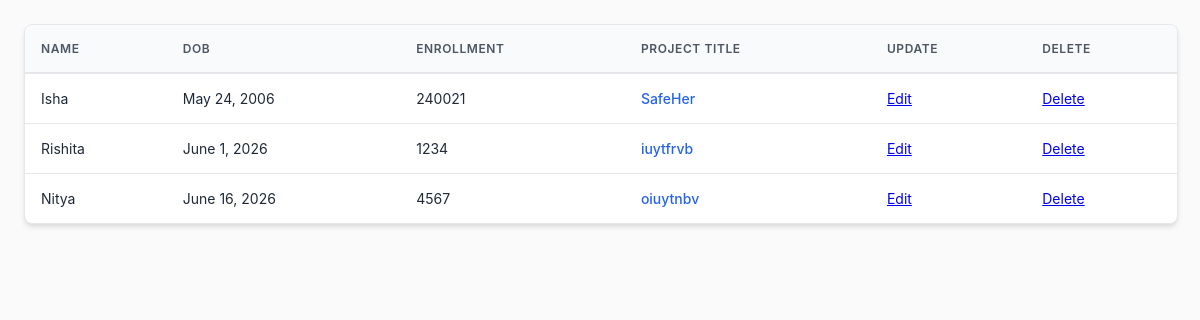
/display, run on an earlier commit of the app's database.
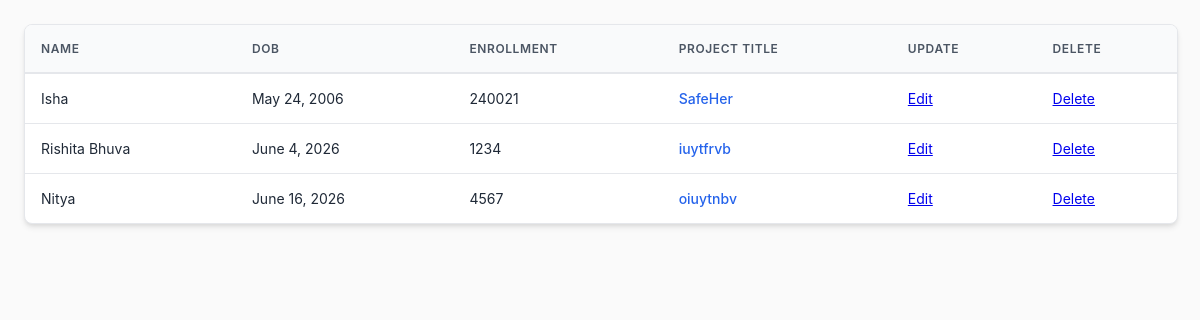
And on a later commit of the database.
### mypro/models.py (models this page shows, shortened)
class Student(models.Model):
    Name=models.CharField()
    DOB=models.DateField()
    enrollment=models.IntegerField()
    project_title=models.CharField()

### mypro/views.py (the view)
# urls.py: path("display",views.display,name="display"),
def display(request):
    data=Student.objects.all()
    return render(request,"1.html",{"new":data})

### mypro/templates/1.html (shortened to what this page needs)
<!DOCTYPE html>
<html lang="en">
<head>
</head>
<body>
    <div class="table-container">
        <table>
            <thead>
                <tr>
                    <th>Name</th>
                    <th>DOB</th>
                    <th>Enrollment</th>
                    <th>Project Title</th>
                    <th>Update</th>
                    <th>Delete</th>
                </tr>
            </thead>
            <tbody>
                {% for i in new %}
                <tr>
                    <td>{{ i.Name }}</td>
                    <td>{{ i.DOB }}</td>
                    <td>{{ i.enrollment }}</td>
                    <td class="project-title">{{ i.project_title }}</td>
                    <td><a href="{% url 'update' i.id %}">Edit</a></td>
                    <td><a href="{% url 'delete' i.id %}">Delete</a></td>
                </tr>
                {% endfor %}
            </tbody>
        </table>
    </div>
</body>
</html>

What changed in the data, as far as the page shows it:
changed Student "iuytfrvb": Name "Rishita" → "Rishita Bhuva"; DOB "June 1, 2026" → "June 4, 2026"
